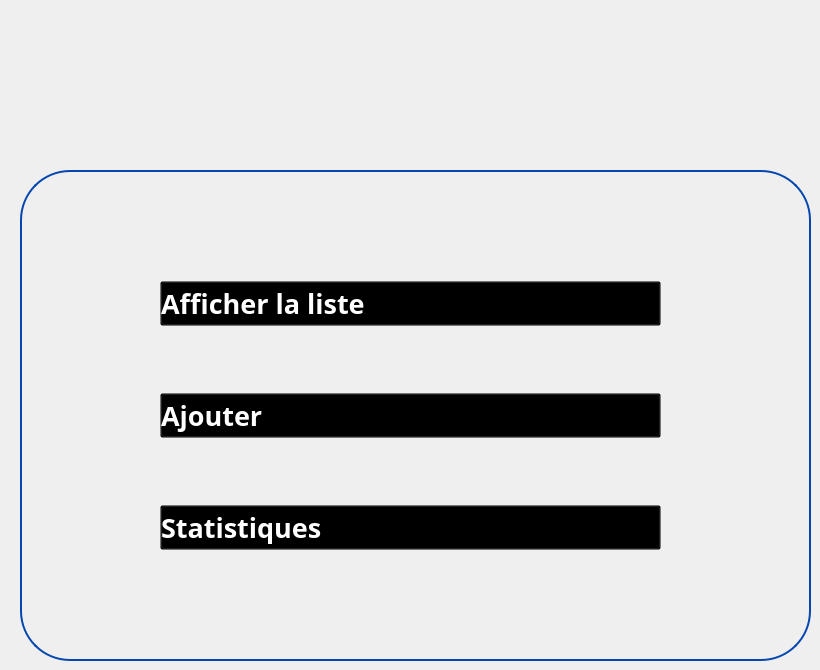
   <widget class="QWidget" name="client">
    <widget class="QGroupBox" name="groupBox_47">
     <property name="geometry">
      <rect>
       <x>20</x>
       <y>170</y>
       <width>791</width>
       <height>491</height>
      </rect>
     </property>
     <property name="styleSheet">
      <string notr="true">QGroupBox {
	border-radius:50px;
    border: 2px solid #0447AF; /* Red border */
}
</string>
     </property>
     <property name="title">
      <string/>
     </property>
     <widget class="QLabel" name="label_157">
      <property name="geometry">
       <rect>
        <x>190</x>
        <y>30</y>
        <width>51</width>
        <height>51</height>
       </rect>
      </property>
      <property name="text">
       <string/>
      </property>
      <property name="pixmap">
       <pixmap>../../Downloads/wetransfer_gestion-de-formations_2024-02-16_1550/icons/client.png</pixmap>
      </property>
      <property name="scaledContents">
       <bool>true</bool>
      </property>
     </widget>
     <widget class="QWidget" name="horizontalLayoutWidget_22">
      <property name="geometry">
       <rect>
        <x>140</x>
        <y>50</y>
        <width>501</width>
        <height>391</height>
       </rect>
      </property>
      <layout class="QVBoxLayout" name="verticalLayout">
       <item>
        <widget class="QPushButton" name="pushButton_144">
         <property name="font">
          <font>
           <family>Gill Sans MT</family>
           <pointsize>20</pointsize>
           <weight>75</weight>
           <bold>true</bold>
          </font>
         </property>
         <property name="styleSheet">
          <string notr="true">QPushButton:hover {
    color: blue;
    background: transparent;
}

QPushButton {
    text-align: left;
    background: transparent;
    color: rgb(255,255,255);
}
</string>
         </property>
         <property name="text">
          <string>Afficher la liste</string>
         </property>
         <property name="icon">
          <iconset>
           <normaloff>../../Downloads/wetransfer_icons_2024-02-06_1419/icons/liste-de-controle.png</normaloff>../../Downloads/wetransfer_icons_2024-02-06_1419/icons/liste-de-controle.png</iconset>
         </property>
         <property name="iconSize">
          <size>
           <width>50</width>
           <height>46</height>
          </size>
         </property>
        </widget>
       </item>
       <item>
        <widget class="QPushButton" name="pushButton_145">
         <property name="font">
          <font>
           <family>Gill Sans MT</family>
           <pointsize>20</pointsize>
           <weight>75</weight>
           <bold>true</bold>
          </font>
         </property>
         <property name="styleSheet">
          <string notr="true">QPushButton:hover {
    color: blue;
    background: transparent;
}

QPushButton {
    text-align: left;
    background: transparent;
    color: rgb(255,255,255);
}
</string>
         </property>
         <property name="text">
          <string>Ajouter </string>
         </property>
         <property name="icon">
          <iconset>
           <normaloff>../../Downloads/wetransfer_icons_2024-02-06_1419/icons/image (3).png</normaloff>../../Downloads/wetransfer_icons_2024-02-06_1419/icons/image (3).png</iconset>
         </property>
         <property name="iconSize">
          <size>
           <width>50</width>
           <height>46</height>
          </size>
         </property>
        </widget>
       </item>
       <item>
        <widget class="QPushButton" name="pushButton_146">
         <property name="font">
          <font>
           <family>Gill Sans MT</family>
           <pointsize>20</pointsize>
           <weight>75</weight>
           <bold>true</bold>
          </font>
         </property>
         <property name="styleSheet">
          <string notr="true">QPushButton:hover {
    color: blue;
    background: transparent;
}

QPushButton {
    text-align: left;
    background: transparent;
    color: rgb(255,255,255);
}

</string>
         </property>
         <property name="text">
          <string>Statistiques</string>
         </property>
         <property name="icon">
          <iconset>
           <normaloff>../../Downloads/wetransfer_icons_2024-02-06_1419/icons/image (2).png</normaloff>../../Downloads/wetransfer_icons_2024-02-06_1419/icons/image (2).png</iconset>
         </property>
         <property name="iconSize">
          <size>
           <width>50</width>
           <height>46</height>
          </size>
         </property>
        </widget>
       </item>
      </layout>
     </widget>
    </widget>
    <widget class="QLabel" name="label_4">
     <property name="geometry">
      <rect>
       <x>330</x>
       <y>0</y>
       <width>181</width>
       <height>161</height>
      </rect>
     </property>
     <property name="styleSheet">
      <string notr="true">background:transparent;</string>
     </property>
     <property name="text">
      <string/>
     </property>
     <property name="pixmap">
      <pixmap>:/Desktop/imageprojetcpp/client.png</pixmap>
     </property>
     <property name="scaledContents">
      <bool>true</bool>
     </property>
    </widget>
   </widget>
